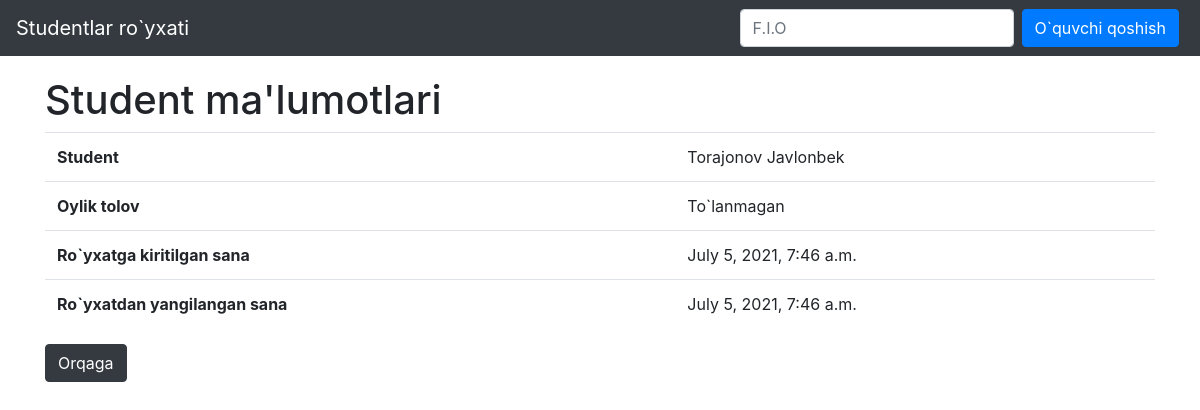
Screenshot of /view/15 with the database file from the repository.
### todos/models.py (models this page shows, shortened)
class Todo(models.Model):
    item = models.CharField('ismi',max_length=200)
    surname = models.CharField('familiyasi',max_length=200)
    phone = models.CharField('Telefon raqami',max_length=100)
    adress = models.CharField('Manzili',max_length=100)
    completed = models.BooleanField(default=False)
    created_at = models.DateTimeField(auto_now_add=True)
    updated_at = models.DateTimeField(auto_now_add=True)

### todos/views.py (the view)
# urls.py: path('view/<int:todo_id>', views.view, name="view"),
def view(request, todo_id):
    context = {
        'todo': Todo.objects.get(id=todo_id),
    }
    return render(request, 'todos/view.html', context)

### todos/templates/todos/view.html
{% extends 'todos/base.html' %}
{% block header %}
<h1>Student ma'lumotlari</h1>
{% endblock %}
{% block content %}
<table class="table">
    <tr>
        <th class="short-th" scope="col">Student</th>
        <td>{{ todo.item }}</td>
    </tr>
    <tr>
        <th class="short-th" scope="col">Oylik tolov</th>
        {% if todo.completed %}
        <td>To`langan </td>
        {% else %}
        <td>To`lanmagan</td>
        {% endif %}
    </tr>
    <tr>
        <th class="short-th" scope="col">Ro`yxatga kiritilgan sana</th>
        <td>{{ todo.created_at }}</td>
    </tr>
    <tr>
        <th class="short-th" scope="col">Ro`yxatdan yangilangan sana</th>
        <td>{{ todo.updated_at }}</td>
    </tr>
</table>
<a href="/" class="btn btn-dark" role="button">Orqaga</a>
{% endblock %}

### rows the page displays
Todo: item "Torajonov Javlonbek", created_at "July 5, 2021, 7:46 a.m.", updated_at "July 5, 2021, 7:46 a.m."
